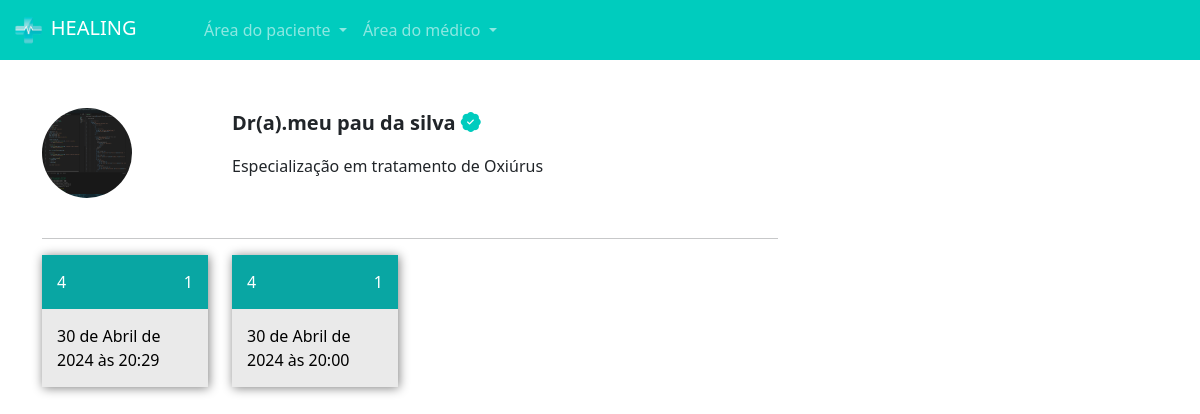
Page /pacientes/escolher_horario/3/ (signed in) on the committed database.
### medico/models.py (models this page shows, shortened)
class DadosMedico(models.Model):
    crm = models.CharField(max_length=30)
    nome = models.CharField(max_length=100)
    cep = models.CharField(max_length=15)
    rua = models.CharField(max_length=100)
    bairro = models.CharField(max_length=100)
    numero = models.IntegerField()
    rg = models.ImageField(upload_to="rgs")
    cedula_identidade_medica = models.ImageField(upload_to='cim')
    foto = models.ImageField(upload_to="fotos_perfil")
    user = models.ForeignKey(User, on_delete=models.DO_NOTHING)
    descricao = models.TextField(null=True, blank=True)
    especialidade = models.ForeignKey(Especialidades, on_delete=models.DO_NOTHING, null=True, blank=True)
    valor_consulta = models.FloatField(default=100)

class DatasAbertas(models.Model):
    data = models.DateTimeField()
    user = models.ForeignKey(User, on_delete=models.DO_NOTHING)
    agendado = models.BooleanField(default=False)

### paciente/views.py (the view)
# urls.py: path('escolher_horario/<int:id_dados_medicos>/', views.escolher_horario, name="escolher_horario"),
def escolher_horario(request, id_dados_medicos):
    if request.method == "GET":
        medico = DadosMedico.objects.get(id=id_dados_medicos)
        datas_abertas = DatasAbertas.objects.filter(user=medico.user).filter(data__gte=datetime.now()).filter(agendado=False)
        return render(request, 'escolher_horario.html', {'medico': medico, 'datas_abertas': datas_abertas,'is_medico': is_medico(request.user)})

### medico/models.py (called while the page is built)
def is_medico(user):
    return DadosMedico.objects.filter(user=user).exists()

### paciente/templates/escolher_horario.html (shortened to what this page needs)
{% extends "base.html" %}
{% load static %}
{% block 'head' %}
    <link rel="stylesheet" href="{% static 'medicos/css/abrir_horario.css' %}">
    <link rel="stylesheet" href="{% static 'usuarios/css/usuarios.css' %}">
    <link rel="stylesheet" href="{% static 'medicos/css/cadastro_medico.css' %}">
    <link rel="stylesheet" href="{% static 'pacientes/css/home.css' %}">
    <link rel="stylesheet" href="https://cdn.jsdelivr.net/npm/bootstrap-icons@1.11.3/font/bootstrap-icons.min.css">
{% endblock 'head' %}
{% block 'body' %}
{% include "partials/navbar.html" %}
    <div class="container">
        <br><br>
        <div class="row">
            <div class="col-md-8">
                <div class="row">
                    <div class="col-md-3"><img src="{{medico.foto.url}}" class="foto-perfil-card" alt=""></div>
                    <div class="col-md">
                        <p style="font-size: 20px" class="p-bold">Dr(a).{{medico.nome}}   <i class="bi bi-patch-check-fill icon-main"></i></p>
                        <p>{{medico.descricao}}</p>
                    </div>
                </div>
                <br>
                <hr>
                <div class="row">
                        {% for data_aberta in datas_abertas %}
                            <div class="col-md-3">
                                <a class="link" href="{% url 'agendar_horario' data_aberta.id %}">
                                <div class='selecionar-dia'>
                                <div class="header-dias">
                                    <span class="mes">
                                    {{data_aberta.data.month}}
                                    </span>
                                    <span class="dia-semana">
                                    {{data_aberta.data.weekday}}
                                    </span>
                                </div>
                                <div class="conteudo-data">
                                    {{data_aberta.data}}
                                </div>
                                </div>
                            </a>
                            <br>
                            </div>
                        {% endfor %}
                </div>
            </div>
            <div class="col-md-4">
            </div>
        </div>
    </div>
{% endblock 'body' %}

### templates/static/geral/css/base.css (style rules this page uses)
:root { --main-color: #00CCBE; --dark-color: #09A6A3; --contrast-color: #FFD686; }
.p-bold { font-weight: bold; }

### templates/static/pacientes/css/home.css (style rules this page uses)
.foto-perfil-card { width: 90px; height: 90px; border-radius: 45px; }
.icon-main { color: var(--main-color); }
.link { text-decoration: none; }
.selecionar-dia { width: 100%; background-color: #EAEAEA; box-shadow: 1px 1px 10px gray; }
.header-dias { background-color: var(--dark-color); padding: 15px; color: white; text-decoration: none; }
.dia-semana { float: right; }
.conteudo-data { padding: 15px; color: black; }

### rows in the picture
DadosMedico: foto (picture), nome "meu pau da silva", descricao "Especialização em tratamento de Oxiúrus"
DatasAbertas: data.month "4", data.weekday "1", data "30 de Abril de 2024 às 20:29"
DatasAbertas: data.month "4", data.weekday "1", data "30 de Abril de 2024 às 20:00"
